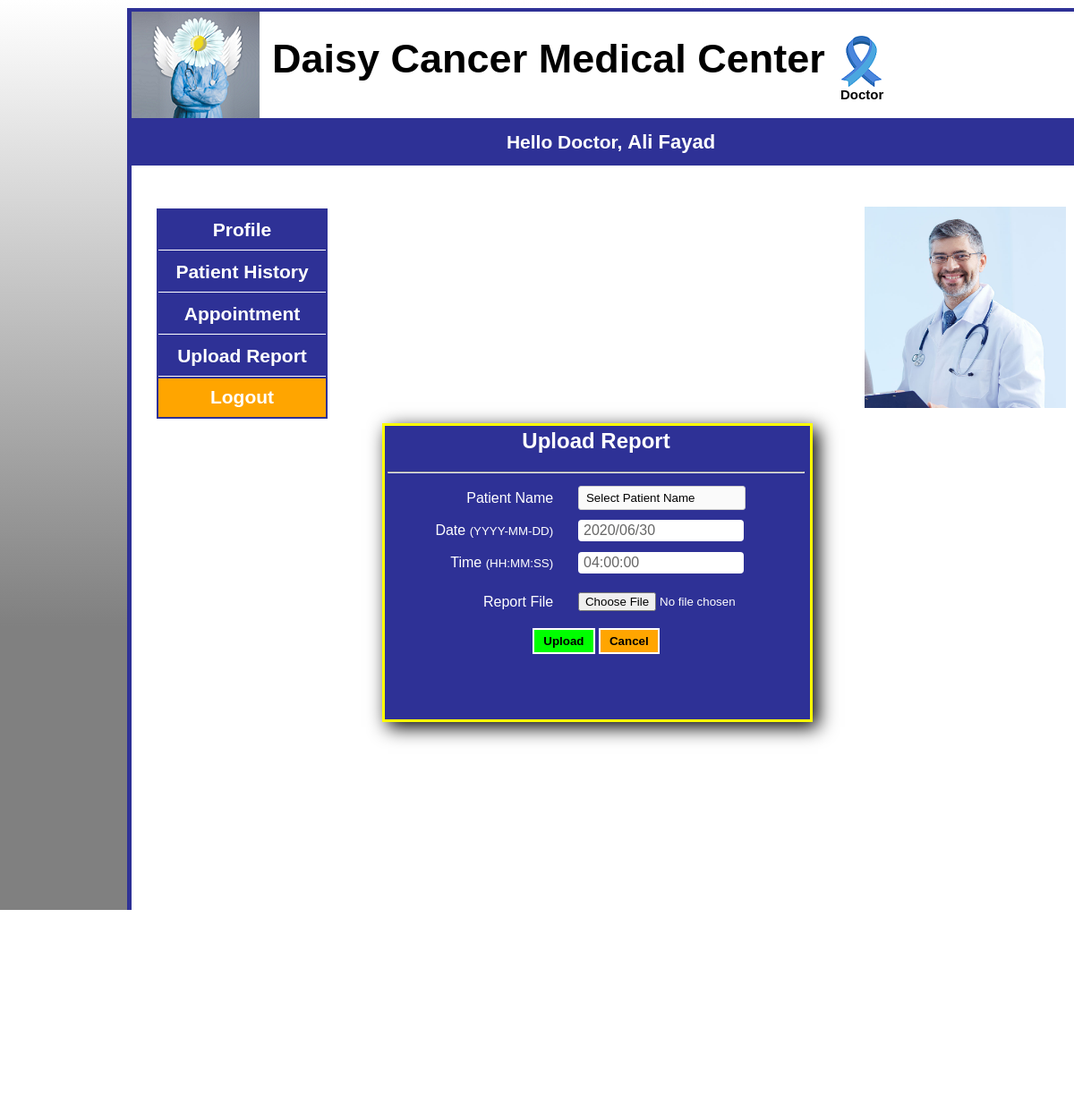
/Frontend/p_report.php (signed in), run on the app's committed database.
### tables this page shows
CREATE TABLE `doctor` (
  `doctorID` int(20) NOT NULL,
  `d_name` varchar(50) NOT NULL,
  `specialty` varchar(20) NOT NULL,
  `d_address` varchar(70) DEFAULT NULL,
  `d_phone` varchar(15) DEFAULT NULL,
  `d_email` varchar(20) NOT NULL,
  `d_gender` varchar(10) DEFAULT NULL,
  `d_password` varchar(15) DEFAULT NULL,
  `d_image` varchar(50) DEFAULT NULL
);

### Frontend/p_report.php (the view, shortened to what this page needs)
<html>
<head>
</head>
<body vlink="#FFFFFF">
  <div id="apDiv1">
    <?php include('doctor_header.php'); ?>
    <?php include('doctor_header2.php'); ?>
    <div id="apDiv17">
      <form action="p_report_upload.php" method="post" enctype="multipart/form-data" name="form1">
        <table width="472" border="0">
          <tr>
            <td colspan="3" width="208" height="34">
              <div align="center">
                <h2>Upload Report</h2>
                <hr>
              </div>
            </td>
          </tr>
          <tr>
            <td width="208" height="34">
              <div align="right">Patient Name</div>
            </td>
            <td width="23">&nbsp;</td>
            <td width="227"><label for="pid"></label>
              <div class="select-style"><select name="pid" size="1" id="email">
                  <option value="None">Select Patient Name</option>
                </select></div>
            </td>
          </tr>
          <tr>
            <td height="34">
              <div align="right">Date <small>(YYYY-MM-DD)</small></div>
            </td>
            <td>&nbsp;</td>
            <td><label for="date"></label>
              <input type="text" name="date" id="date" value="<?php print date("Y/m/d"); ?>" onFocus="blur()"></td>
          </tr>
          <tr>
            <td height="34">
              <div align="right">Time <small>(HH:MM:SS)</small></div>
            </td>
            <td>&nbsp;</td>
            <td><label for="time"></label>
              <input type="text" name="time" id="time" value="<?php date_default_timezone_set('Asia/Beirut');
                                                              print date("H:i:s"); ?>" onFocus="blur()"></td>
          </tr>
          <tr>
            <td height="50">
              <div align="right">Report File</div>
            </td>
            <td>&nbsp;</td>
            <td><label for="reportfile"></label>
              <input type="file" name="reportfile" id="reportfile"></td>
          </tr>
          <tr>
            <td height="34" colspan="3">
              <div align="center">
                <input type="submit" name="button" id="button" value="Upload">
                <input type="reset" name="button2" id="button2" value="Cancel">
              </div>
            </td>
          </tr>
        </table>
      </form>
    </div>
  </div>
</body>
</html>

### Frontend/doctor_header.php (shortened to what this page needs)
<div id="apDiv2">
	<div id="apDiv4"></div>
	<div id="apDiv5">
		<div align="left">Daisy Cancer Medical Center <img src="Image/ribbon.png" align="top"></div>
		<div align="left" class="doctor">Doctor</div>
	</div>
</div>
<div id="apDiv6">
	<table width="1071" height="54" border="0">
		<tr>
			<td width="145">
				<div align="center" id="ap6"><a>Hello Doctor,
						<?php
						$uid = $_SESSION['id'];
						$querySelect = "select d_name from doctor where doctorID='$uid'";
						if (!($database = mysqli_connect("localhost", "root", "")))
							die("Could not connect to database </body></html>");
						if (!($result = mysqli_query($database, $querySelect))) {
							print("<p>Could not execute query!</p>");
							die(mysqli_error() . "</body></html>");
						}
						$row = mysqli_fetch_row($result);
						print "<font style='font-size:22px;'><strong>" . $row[0] . "</strong></font>";
						?>
					</a></div>
			</td>
		</tr>
	</table>
</div>

### Frontend/doctor_header2.php (shortened to what this page needs)
<html>
<head>
	<div id="apDiv12">
		<div id="apDiv15">
			<?php
			$uid = $_SESSION['id'];
			$querySelect = "select d_image from doctor where doctorID='$uid'";
			if (!($database = mysqli_connect("localhost", "root", "")))
				die("Could not connect to database </body></html>");
			if (!($result = mysqli_query($database, $querySelect))) {
				print("<p>Could not execute query!</p>");
				die(mysqli_error() . "</body></html>");
			}
			$row = mysqli_fetch_row($result);
			$img = $row[0];
			print "<img src='imge/";
			print $img;
			print "' height='225px' width='225px'>";
			?>
		</div>
		<div id="apDiv8">
			<table width="191" height="235" border="0">
				<tr>
					<td width="195">
						<div align="center"><a href="doctor_profile.php">Profile</a></div>
					</td>
				</tr>
				<tr>
					<td onMouseOver="show1()" onMouseOut="hide1()">
						<div align="center"><a href="#">Patient History</a></div>
					</td>
				</tr>
				<tr>
					<td onmouseover="show()" onMouseOut="hide()">
						<div align="center"><a href="#">Appointment</a></div>
					</td>
				</tr>
				<tr>
					<td>
						<div align="center"><a href="p_report.php">Upload Report</a></div>
					</td>
				</tr>
				<tr>
					<td class="logout">
						<div align="center"><a href="d_logout.php">Logout</a></div>
					</td>
				</tr>
			</table>
		</div>
	</div>

### Frontend/p_report.php (style rules this page uses)
.select-style { border: 1px solid #ccc; width: 185px; border-radius: 3px; overflow: hidden; background: #fafafa no-repeat 90% 50%; }
.select-style select { padding: 5px 8px; width: 100%; border: none; box-shadow: none; background: transparent; background-image: none; -webkit-appearance: none; }
#apDiv17 { position: absolute; width: 475px; height: 328px; z-index: 12; left: 280px; top: 459px; border: 3px solid yellow; background: #2e3196; box-shadow: 6px 6px 20px rgba(0, 0, 0, 1); }
#apDiv1 #apDiv17 form table { color: white; }
#apDiv1 #apDiv17 form table tr td div { color: white; }
#apDiv1 #apDiv17 form table h2 { font-weight: bold; }
#apDiv17 tr input[type="text"] { width: 185px; padding: 3px 6px; font-size: 16px; color: #666; border: none; background-image: -webkit-gradient(linear, » 0% 0%, 0% 12%, from(#999), to(#fff)); background-image: -moz-linear-gradient(0% 12% » 90deg, #fff, #999); background-color: #fff; -webkit-border-radius: 4px; -moz-border-radius: 4px; -o-border-radius: 4px; border-radius: 4px; }
#button { padding: 5 10 5 10; font-weight: bold; background-color: #00FF00; border: 2px solid white; cursor: pointer; }
#button2 { padding: 5 10 5 10; font-weight: bold; background-color: orange; border: 2px solid white; cursor: pointer; }

### Frontend/doctor_header.php (style rules this page uses)
body { height: 1400px; background-image: linear-gradient(white, grey, grey); font-family: Arial, Helvetica, sans-serif; margin: 0 auto; padding: 0px; }
#apDiv1 { position: absolute; width: 1070px; height: 1197px; z-index: 1; left: 142px; top: 9px; color: #CCC; background-color: white; border: 5px solid #2e3196; }
#apDiv2 { position: absolute; width: 1071px; height: 119px; z-index: 1; left: 0px; top: -1px; color: #D6D6D6; background-color: #FFFFFF; ; }
#apDiv4 { position: absolute; width: 151px; height: 120px; z-index: 2; background-image: url(Image/logo.png); background-repeat: no-repeat; }
#apDiv5 { position: absolute; width: 785px; height: 74px; z-index: 1; left: 157px; top: 27px; font-size: 45px; color: black; font-weight: bold; }
#apDiv6 { position: absolute; width: 1071px; height: 53px; z-index: 3; top: 118px; background-color: #2e3196; font-weight: bold; color: #FFF; left: 0px; }
a:link { text-decoration: none; color: white; font-weight: bold; font-size: 21px; }
a { text-decoration: none; color: white; font-weight: bold; font-size: 21px; }
#apDiv5 .doctor { position: absolute; font-size: 15px; left: 635px; }

### Frontend/doctor_header2.php (style rules this page uses)
#apDiv8 { position: absolute; width: 191px; height: 235px; left: 2px; top: 16px; background-color: #2e3196; }
#apDiv8 tr td { background-color: #2e3196; }
#apDiv12 { position: absolute; width: 1019px; height: 891px; z-index: 10; left: 26px; top: 203px; }
#apDiv15 { position: absolute; width: 225px; height: 225px; z-index: 5; left: 793px; top: 14px; }
#apDiv8 td { border-bottom: 1px solid white; }
#apDiv8 .logout { border-bottom: 0px solid white; background-color: orange; }

### data on the page
doctor: d_name "Ali Fayad", d_image (picture)
